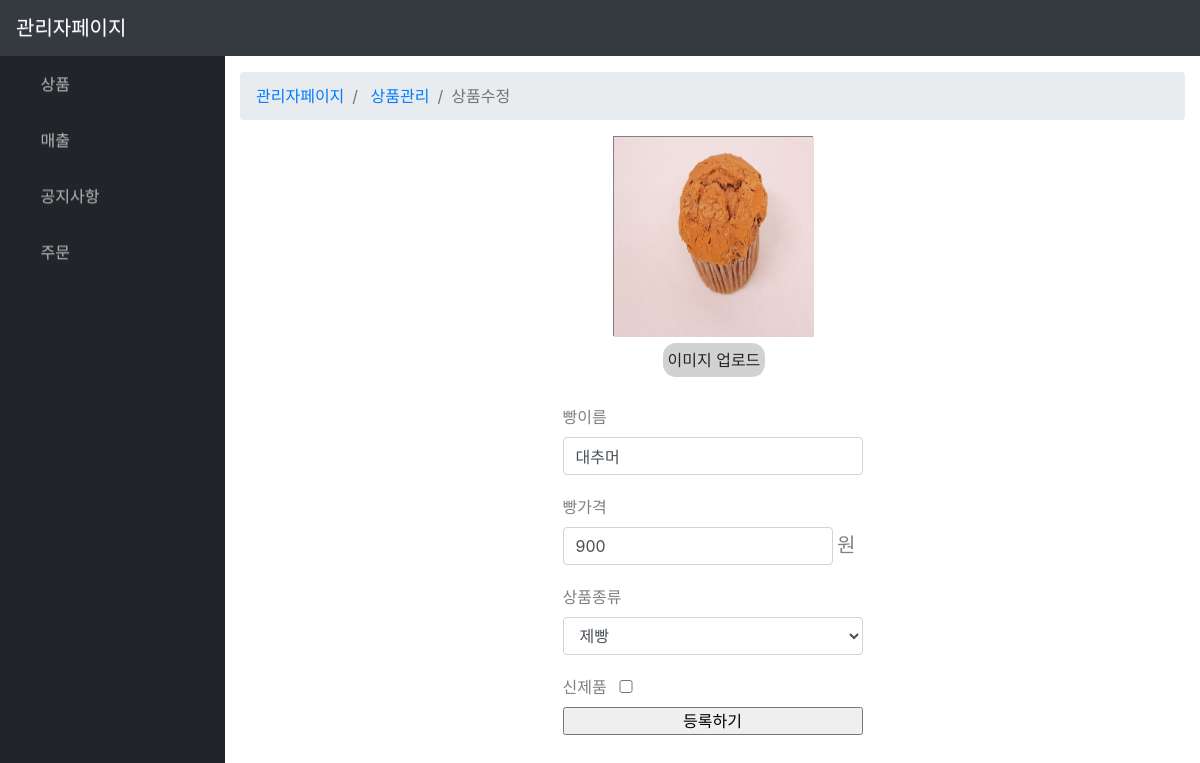
Page /manage/modify_product/1/ (signed in) on the earlier database version.
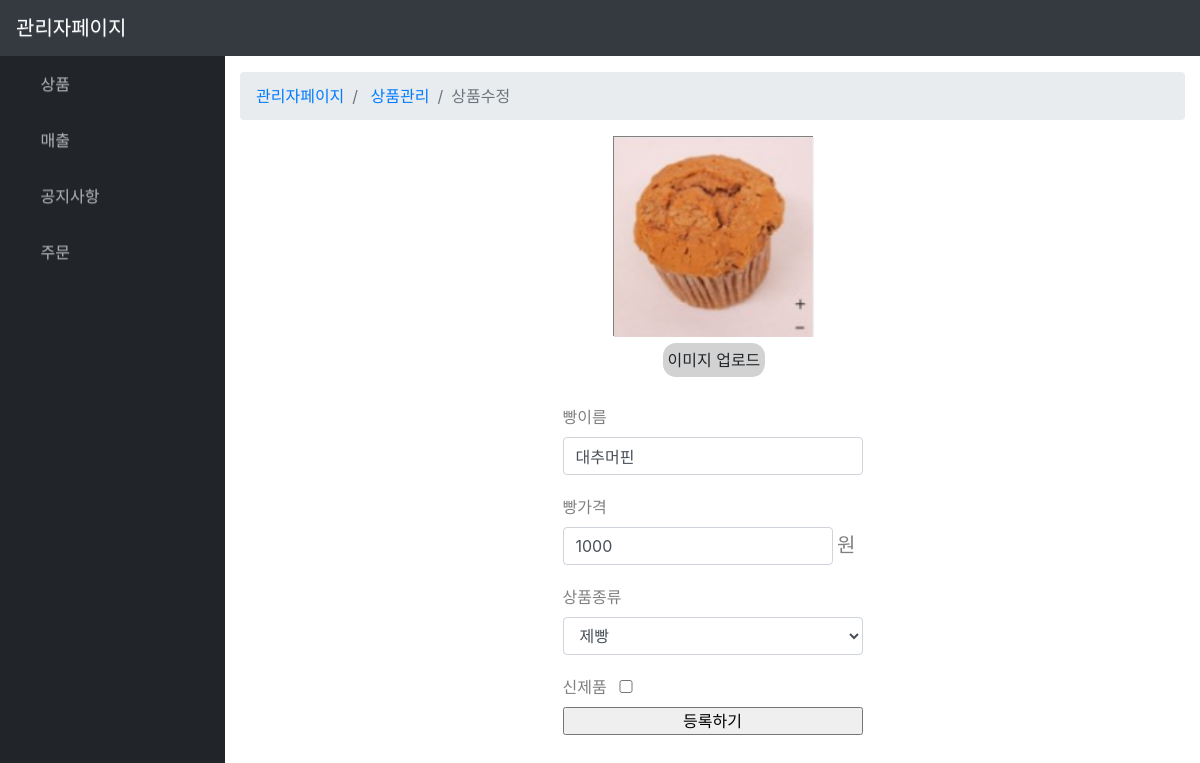
Same page on the later database version.
### boeun_bread/models.py (models this page shows, shortened)
class Product(models.Model):
    PRODUCT_KIND =(
        ('1','제빵'),
        ('2','제과'),
        ('3','선물세트'),
    )
    P_img        = models.ImageField(upload_to="bread_img/",null=True,blank=True)
    P_name       = models.CharField(max_length=50)
    P_price      = models.IntegerField(default=0)
    P_nutrition  = models.TextField(null=True, blank=True)
    P_info       = models.TextField(null=True, blank=True)
    P_sales      = models.IntegerField(default=0) # 판매량
    P_newProduct = models.BooleanField(default=False) #True : 신제품
    P_kind       = models.CharField(max_length=1,choices=PRODUCT_KIND) #상품종류

### boeun_bread/views.py (the view, shortened to what this page needs)
# urls.py: path('manage/modify_product/<pk>/',views.modify_product,name="modify_product"),
@login_required
def modify_product(request,pk):
    if not isAdmin(request):
        return render(request,'boeun_bread/main.html',{'manage_msg':'권한 없습니다.'})
    product = getProduct(pk)
    context = {
            'p':product,
        }
    return render(request,'manage/modify_product.html',context)

### boeun_bread/views.py (called while the page is built)
def isAdmin(request):
    profile = Profile.objects.get(user=request.user)
    return True if profile.U_grade == 0 else False

def getProduct(pk):
    product = Product.objects.filter(id=pk)
    if product:
        return product[0]
    else:
        return redirect("/manage/modify_list")

### boeun_bread/templates/manage/modify_product.html (shortened to what this page needs)
{% extends 'manage/manage_base.html'%}
{% block manage_content %}
    <ol class="breadcrumb">
        <li class="breadcrumb-item">
            <a href="{% url 'boeun_bread:manage' %}">관리자페이지</a>
        </li>
        <li class="breadcrumb-item">
            <a href="{% url 'boeun_bread:modify_list' %}">상품관리</a>
        </li>
        <li class="breadcrumb-item active">상품수정</li>
    </ol>
    <div id="product-form-box">
        <form action="{% url 'boeun_bread:modify_product' p.pk %}" method="POST" enctype="multipart/form-data">
            <div id="bread-img-box">
                <div id="bread-img">
                    <img width="200" height="200" src="/media/{{p.P_img}}">
                </div>
                <label for="img-file-up">이미지 업로드</label>
            </div>
            <div id="form-content">
                <label>빵이름</label><br>
                <input type="text" class="form-control" value="{{p.P_name}}" name="bread_name">
                <label>빵가격</label><br>
                <input type="number" value="{{p.P_price}}" name="bread_price" style="display:inline-block; width:270px;" class="form-control">
                <span style="color:gray; font-size:20px;">원</span>
                <label>상품종류</label><br>
                <select class="form-control" name="prod_name">
                    <option value="1" {%if p.P_kind == '1' %} selected{% endif %}>제빵</option>
                </select>
                <label>
                    신제품
                </label>
                <input style="width:10%;"
                    type="checkbox" name="is_new">
                <input type="submit" value="등록하기">
            </div>
        </form>
    </div>
{% endblock %}

### boeun_bread/templates/manage/manage_base.html (shortened to what this page needs)
{% load static %}
<!DOCTYPE html>
<html lang="en">
<head>
  <link href="{% static 'vendor/fontawesome-free/css/all.min.css' %}" rel="stylesheet" type="text/css">
  <link href="{% static 'css/sb-admin.css'%}" rel="stylesheet">
  <link rel="stylesheet" href="https://maxcdn.bootstrapcdn.com/bootstrap/3.3.2/css/bootstrap-theme.min.css">
</head>
<body id="page-top">
  <nav class="navbar navbar-expand navbar-dark bg-dark static-top">
    <a class="navbar-brand mr-1" href="#">관리자페이지</a>
    <ul class="navbar-nav ml-auto ml-md-0">
      <li class="nav-item dropdown no-arrow">
        <a class="nav-link dropdown-toggle" href="#" id="userDropdown" role="button" data-toggle="dropdown" aria-haspopup="true" aria-expanded="false">
          <i class="fas fa-user-circle fa-fw"></i>
        </a>
      </li>
    </ul>
  </nav>
  <div id="wrapper">
    <ul class="sidebar navbar-nav">
      <li class="nav-item dropdown">
        <a class="nav-link dropdown-toggle" href="#" id="pagesDropdown" role="button" data-toggle="dropdown" aria-haspopup="true" aria-expanded="false">
          <i class="fas fa-fw fa-folder"></i>
          <span>상품</span>
        </a>
      </li>
      <li class="nav-item dropdown">
        <a class="nav-link dropdown-toggle" href="#" id="pagesDropdown" role="button" data-toggle="dropdown" aria-haspopup="true" aria-expanded="false">
          <i class="fas fa-fw fa-folder"></i>
          <span>매출</span>
        </a>
      </li>
      <li class="nav-item dropdown">
        <a class="nav-link dropdown-toggle" href="#" id="pagesDropdown" role="button" data-toggle="dropdown" aria-haspopup="true" aria-expanded="false">
          <i class="fas fa-fw fa-folder"></i>
          <span>공지사항</span>
        </a>
      </li>
      <li class="nav-item dropdown">
        <a class="nav-link dropdown-toggle" href="#" id="pagesDropdown" role="button" data-toggle="dropdown" aria-haspopup="true" aria-expanded="false">
          <i class="fas fa-fw fa-folder"></i>
          <span>주문</span>
        </a>
      </li>
    </ul>
     <div id="content-wrapper">
        <div class="container-fluid">
          {% block manage_content %}
          {% endblock %}
        </div>
      </div>
    </div>
</body>
</html>

### boeun_bread/templates/manage/manage_base.html (style rules this page uses)
* { margin:0; padding:0; }

### boeun_bread/templates/manage/modify_product.html (style rules this page uses)
#product-form-box { margin-bottom: 30px; }
#bread-img-box { width:200px; margin:0 auto; }
#bread-img-box > label { background: rgb(210,210,210); padding: 5px; border-radius: 13px; margin-top:7px; margin-left:50px; }
#bread-img { width:100%; height:200px; border: 1px solid gray; }
#form-content { width:300px; margin:0 auto; }
#form-content input { width:100%; }
#form-content label { color:gray; margin-top:20px; }

Differences in the rows shown:
changed Product "제빵": P_img: a different picture; bread_name "대추머" → "대추머핀"; bread_price "900" → "1000"
